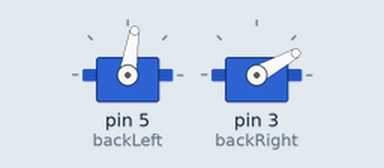
Recording of a sketch running on a simulated Arduino Uno, built with avr-gcc and run on an emulated ATmega328P. Parts: 2 × servo. At 6.5 s the program stops and its outputs stay as they are.

Above: at 1.15 s.
At 4.2 s:
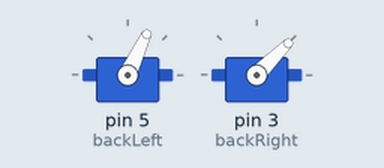
Timing chart, 0 to 7.0 s (numbered marks = the images above):
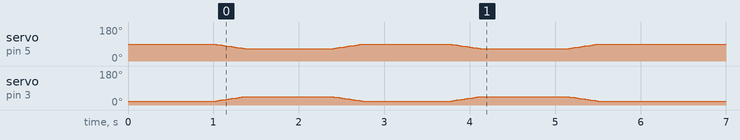

The sketch:

M1.ino
```cpp
#include <Servo.h>

// We are isolating the test to ONLY the back legs
Servo backLeft;    // Pin 5
Servo backRight;   // Pin 3 (This one has the crooked hardware!)

// The mechanical offset for the Back Right leg
int offsetBR = -70;

// Trackers for the Kinematics Engine (Front legs removed)
int currentBL = 90;
int currentBR = 20; // MUST start at 20 (which is 90 + offsetBR) to prevent the snap!

void setup() {
  // Pre-load the exact resting positions so they don't jump when attached
  backLeft.write(currentBL);
  backRight.write(currentBR);

  // Attach Pins (Only the back legs are attached now)
  backLeft.attach(5);
  backRight.attach(3);

  delay(1000); // Give the robot a second to stabilize
}

void loop() {
  // The Command Center: Run the stretch exactly 2 times
  for (int i = 0; i < 2; i++) {
    backLegStretch();
  }

  // Permanent Stop: Freeze the processor when the test is finished
  while (true) {}
}

// --- MOVEMENT FUNCTIONS ---

void backLegStretch() {
  // 1. Stretch Back Legs by 25 degrees (Targeting 115)
  // Mirrored Math: BL goes to 65, BR goes to 115
  moveBackLegsSlowly(65, 115);
  delay(1000); // Hold the stretch for a second

  // 2. Return to Neutral
  moveBackLegsSlowly(90, 90);
  delay(1000); // Wait a second before the next loop
}


// --- KINEMATICS ENGINE ---
// This function slices the movements into tiny steps so the robot moves smoothly
void moveBackLegsSlowly(int targetBL, int targetBR) {

  // Apply offset for Back Right and constrain to prevent 0-degree crashes
  int actualTargetBR = constrain(targetBR + offsetBR, 0, 180);

  // Keep stepping until the back legs reach their target
  while (currentBL != targetBL || currentBR != actualTargetBR) {

    if (currentBL < targetBL) currentBL++; else if (currentBL > targetBL) currentBL--;
    if (currentBR < actualTargetBR) currentBR++; else if (currentBR > actualTargetBR) currentBR--;

    backLeft.write(currentBL);
    backRight.write(currentBR);

    // Adjust this delay to change the speed (higher = slower, 15 is a good baseline)
    delay(15);
  }
}
```
